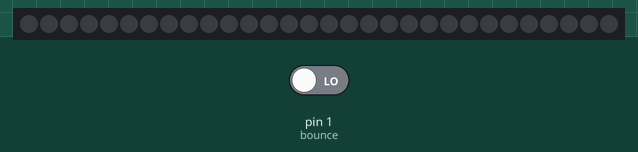
The sketch below on a simulated Arduino Uno, built with avr-gcc and run on an emulated ATmega328P. Shown: 30 RGB LEDs in strip order, left to right. Inputs (shaded band) come from the test bench; at power-on: pin 1 (bounce) LOW. Dim RGB values are drawn brighter than linear.

Above: at 1.2 s.
1.3 s: pin 1 (bounce) driven HIGH
At 3.3 s:
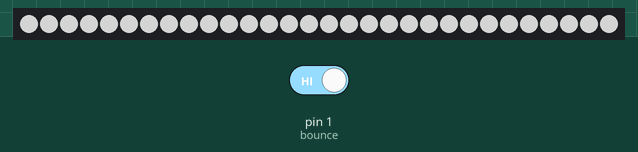
At 5.1 s:
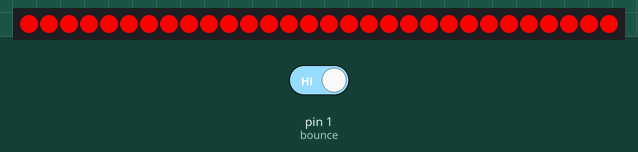
Timing chart, 0 to 6.6 s (numbered marks = the images above; inputs shaded):
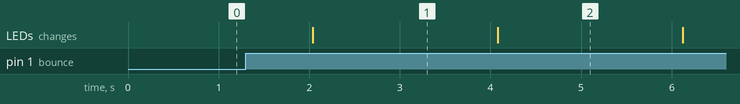

The sketch:

Iron_Board_Code.ino
```cpp
#include <Adafruit_NeoPixel.h>
Adafruit_NeoPixel strip(30, 0, NEO_GRB + NEO_KHZ800);

//Buttons
#include <Bounce2.h>
// INSTANTIATE A Bounce OBJECT
Bounce bounce = Bounce();


//Animation
int numGrid = 30;
int numFrames = 3;
int whichFrame = 0;

//state
int state = 0;

////timer variables
unsigned long timer = 0;
int timerInterval = 2000;
boolean isRed = true;

char index[30] {
  0, 1,
  2, 3, 4, 5,
  6, 7, 8, 9,
  10, 11, 12, 13,
  14, 15, 16, 17, 18, 19,
  20, 21, 22, 23,
  24, 25, 26, 27,
  28, 29
};

char colors [4] [3] {
  {255, 0, 0},   // red
  {200, 255, 0},  // yellow
  {139, 191, 251}, // blue
  {0, 0, 0}        // black
};

char frames[3][30] {
  {
    0, 0,
    0, 0, 0, 0,
    0, 4, 4, 0,
    0, 4, 4, 0,
    0, 4, 4, 4, 4, 0,
    4, 4, 4, 4,
    0, 4, 4, 0,
    0, 0
  },
  {
    0, 0,
    0, 0, 0, 0,
    0, 1, 1, 0,
    0, 1, 1, 0,
    0, 1, 1, 1, 1, 0,
    4, 4, 4, 4,
    0, 1, 1, 0,
    0, 0
  },
  {
    0, 0,
    0, 0, 0, 0,
    0, 1, 1, 0,
    0, 1, 1, 0,
    0, 1, 1, 1, 1, 0,
    2, 2, 2, 2,
    0, 1, 1, 0,
    0, 0
  }
};

void setup() {
  bounce.attach( 1, INPUT ); // USE EXTERNAL PULL-UP
  bounce.interval(50); // interval in ms
  strip.begin();
  strip.show();
}

void loop() {
  bounce.update();

  if ( bounce.rose() ) {
    state += 1;
  }

  if (state > 2) {
    state = 0;
  }

  switch (state) {
    case 0:
      // all NeoPixels off
      for (int i = 0; i < strip.numPixels(); i++) {
        strip.setPixelColor (i, 0, 0, 0);
        strip.show();
      }
      break;

    case 1:
      //switch from silver to red

      if (millis() - timer >= timerInterval) {
        if (isRed == true) {
          for (int i = 0; i < strip.numPixels(); i++) {
            strip.setPixelColor (i, 128, 128, 128);
            strip.show();
            isRed = false;
          }
        }
        else if (isRed == false) {
          for (int i = 0; i < strip.numPixels(); i++) {
            strip.setPixelColor (i, 255, 0, 0);
            strip.show();
            isRed = true;
          }
        }
        // updating startTime
        timer = millis();
      }
      break;

    case 2:
      //animation

      //for (int j = 0; j < numFrames; j++) {
      if (millis() - timer >= timerInterval) {
        whichFrame++;
        if (whichFrame > 2) {
          whichFrame = 0;
        }
        for (int i = 0; i < numGrid; i++) {
          int whichLED = i;
          int whichIndex = index[whichLED];
          int whichColor = frames[whichFrame][whichLED];

          int r = colors[whichColor][0];
          int g = colors[whichColor][1];
          int b = colors[whichColor][2];

          strip.setPixelColor(whichIndex, r, g, b);
        }
        strip.show();
        // updating startTime
        timer = millis();
      }
      break;
  }
}
```

Measured:
- after the input at 1.3 s, the LEDs: change after 0.74 s (image 1)
- what the display in image 1 shows lasts 2.1 s, from 2.0 s to 4.1 s
